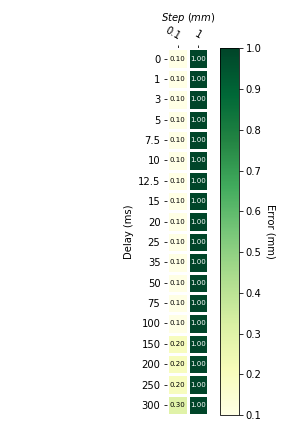

Write Python code to recreate this figure.
import numpy as np
import matplotlib
import matplotlib.pyplot as plt
# sphinx_gallery_thumbnail_number = 2

def heatmap(data, row_labels, col_labels, ax=None,
            cbar_kw={}, cbarlabel="", **kwargs):
    """
    Create a heatmap from a numpy array and two lists of labels.

    Parameters
    ----------
    data
        A 2D numpy array of shape (N, M).
    row_labels
        A list or array of length N with the labels for the rows.
    col_labels
        A list or array of length M with the labels for the columns.
    ax
        A `matplotlib.axes.Axes` instance to which the heatmap is plotted.  If
        not provided, use current axes or create a new one.  Optional.
    cbar_kw
        A dictionary with arguments to `matplotlib.Figure.colorbar`.  Optional.
    cbarlabel
        The label for the colorbar.  Optional.
    **kwargs
        All other arguments are forwarded to `imshow`.
    """

    if not ax:
        ax = plt.gca()

    # Plot the heatmap
    im = ax.imshow(data, **kwargs)

    # Create colorbar
    cbar = ax.figure.colorbar(im, ax=ax, **cbar_kw)
    cbar.ax.set_ylabel(cbarlabel, rotation=-90, va="bottom")

    # We want to show all ticks...
    ax.set_xticks(np.arange(data.shape[1]))
    ax.set_yticks(np.arange(data.shape[0]))
    # ... and label them with the respective list entries.
    ax.set_xticklabels(col_labels)
    ax.set_yticklabels(row_labels)
    # ax.xaxis.set_ticklabel_position('t')
    ax.xaxis.set_label_position('top')


    # Let the horizontal axes labeling appear on top.
    ax.tick_params(top=True, bottom=False,
                   labeltop=True, labelbottom=False)

    ax.set_ylabel("Delay (ms)", fontsize=10,ha='center')

  #ax.set_xlabel(r'$Acceleration \ (^\circ/s^2 )$', fontsize=10,ha='center')
     
    ax.set_xlabel(r'$Step \ (mm)$', fontsize=10,ha='center')
    # Rotate the tick labels and set their alignment.
    plt.setp(ax.get_xticklabels(), rotation=-30, ha="right",
             rotation_mode="anchor")

    # Turn spines off and create white grid.
    for edge, spine in ax.spines.items():
        spine.set_visible(False)

    ax.set_xticks(np.arange(data.shape[1]+1)-.5, minor=True)
    ax.set_yticks(np.arange(data.shape[0]+1)-.5, minor=True)
    ax.grid(which="minor", color="w", linestyle='-', linewidth=3)
    ax.tick_params(which="minor", bottom=False, left=False)

    return im, cbar


def annotate_heatmap(im, data=None, valfmt="{x:.2f}",
                     textcolors=["black", "white"],
                     threshold=None, **textkw):
    """
    A function to annotate a heatmap.

    Parameters
    ----------
    im
        The AxesImage to be labeled.
    data
        Data used to annotate.  If None, the image's data is used.  Optional.
    valfmt
        The format of the annotations inside the heatmap.  This should either
        use the string format method, e.g. "$ {x:.2f}", or be a
        `matplotlib.ticker.Formatter`.  Optional.
    textcolors
        A list or array of two color specifications.  The first is used for
        values below a threshold, the second for those above.  Optional.
    threshold
        Value in data units according to which the colors from textcolors are
        applied.  If None (the default) uses the middle of the colormap as
        separation.  Optional.
    **kwargs
        All other arguments are forwarded to each call to `text` used to create
        the text labels.
    """

    if not isinstance(data, (list, np.ndarray)):
        data = im.get_array()

    # Normalize the threshold to the images color range.
    if threshold is not None:
        threshold = im.norm(threshold)
    else:
        threshold = im.norm(data.max())/2.

    # Set default alignment to center, but allow it to be
    # overwritten by textkw.
    kw = dict(horizontalalignment="center",
              verticalalignment="center")
    kw.update(textkw)

    # Get the formatter in case a string is supplied
    if isinstance(valfmt, str):
        valfmt = matplotlib.ticker.StrMethodFormatter(valfmt)

    # Loop over the data and create a `Text` for each "pixel".
    # Change the text's color depending on the data.
    texts = []
    for i in range(data.shape[0]):
        for j in range(data.shape[1]):
            kw.update(color=textcolors[int(im.norm(data[i, j]) > threshold)])
            text = im.axes.text(j, i, valfmt(data[i, j], None), **kw)
            texts.append(text)

    return texts

########################

# vegetables = ["cucumber", "tomato", "lettuce", "asparagus",
#               "potato", "wheat", "barley"]

# farmers = ["Farmer Joe", "Upland Bros.", "Smith Gardening",
#            "Agrifun", "Organiculture", "BioGoods Ltd.", "Cornylee Corp."]

# harvest = np.array([[0.8, 2.4, 2.5, 3.9, 0.0, 4.0, 0.0],
#                     [2.4, 0.0, 4.0, 1.0, 2.7, 0.0, 0.0],
#                     [1.1, 2.4, 0.8, 4.3, 1.9, 4.4, 0.0],
#                     [0.6, 0.0, 0.3, 0.0, 3.1, 0.0, 0.0],
#                     [0.7, 1.7, 0.6, 2.6, 2.2, 6.2, 0.0],
#                     [1.3, 1.2, 0.0, 0.0, 0.0, 3.2, 5.1],
#                     [0.1, 2.0, 0.0, 1.4, 0.0, 1.9, 6.3]])


#vegetables = ["0","5","10","15","25","50","100","150","200","250","300","350","400","450","500"]
#farmers = ["1","5","10","20","30"]

#harvest = np.array([[0.00,0.00,0.00,0.00,0.00],
#                    [0.00,0.00,0.00,0.00,0.00],
#                    [0.00,0.01,0.00,0.00,0.00],
#                    [0.00,0.01,0.00,0.00,0.00],
#                    [0.01,0.01,0.01,0.01,0.01],
#                    [0.01,0.01,0.01,0.01,0.01],
#                    [0.01,0.01,0.02,0.02,0.02],
#                    [0.01,0.02,0.02,0.03,0.03],
#                    [0.01,0.02,0.02,0.04,0.04],
#                    [0.02,0.03,0.04,0.05,0.05],
#                    [0.02,0.03,0.04,0.05,0.06],
#                    [0.02,0.04,0.05,0.06,0.07],
#                    [0.02,0.04,0.06,0.07,0.08],
#                    [0.03,0.05,0.06,0.08,0.09],
#                    [0.03,0.05,0.07,0.09,0.10]])


vegetables = ["0","1","3","5","7.5","10","12.5","15","20","25","35","50","75","100","150","200","250","300"]
farmers = ["0.1","1"]

#Acc30 Step 0,1;1
#harvest = np.array([[0.0,0.0],
#                    [0.0,0.0],
#                    [0.0,0.0],
#                    [0.0,0.0],
#                    [0.0,0.0],
#                    [0.0,0.0],
#                    [0.0,0.0],
#                    [0.1,1.0],
#                    [0.1,1.0],
#                    [0.1,1.0],
#                    [0.1,1.0],
#                    [0.1,1.0],
#                    [0.1,1.0],
#                    [0.1,1.0],
#                    [0.1,1.0],
#                    [0.2,1.0],
#                    [0.2,1.0],
#                    [0.3,1.0]])

#Acc80 Step 0,1;1
#harvest = np.array([[0.0,0.0],
#                    [0.0,0.0],
#                    [0.0,0.0],
#                    [0.1,0.0],
#                    [0.1,1.0],
#                    [0.1,1.0],
#                    [0.1,1.0],
#                    [0.1,1.0],
#                    [0.1,1.0],
#                    [0.1,1.0],
#                    [0.1,1.0],
#                    [0.1,1.0],
#                    [0.1,1.0],
#                    [0.1,1.0],
#                    [0.2,1.0],
#                    [0.2,1.0],
#                    [0.3,1.0],
#                    [0.3,1.0]])

#Acc130 Step 0,1;1
harvest = np.array([[0.1,1.0],
                    [0.1,1.0],
                    [0.1,1.0],
                    [0.1,1.0],
                    [0.1,1.0],
                    [0.1,1.0],
                    [0.1,1.0],
                    [0.1,1.0],
                    [0.1,1.0],
                    [0.1,1.0],
                    [0.1,1.0],
                    [0.1,1.0],
                    [0.1,1.0],
                    [0.1,1.0],
                    [0.2,1.0],
                    [0.2,1.0],
                    [0.2,1.0],
                    [0.3,1.0]])


# fig, ax = plt.subplots()
# im = ax.imshow(harvest)

# # We want to show all ticks...
# ax.set_xticks(np.arange(len(farmers)))
# ax.set_yticks(np.arange(len(vegetables)))
# # ... and label them with the respective list entries
# ax.set_xticklabels(farmers)
# ax.set_yticklabels(vegetables)

# # Rotate the tick labels and set their alignment.
# plt.setp(ax.get_xticklabels(), rotation=45, ha="right",
#          rotation_mode="anchor")

# # Loop over data dimensions and create text annotations.
# for i in range(len(vegetables)):
#     for j in range(len(farmers)):
#         text = ax.text(j, i, harvest[i, j],
#                        ha="center", va="center", color="w")

# ax.set_title("Harvest of local farmers (in tons/year)")
# fig.tight_layout()
# plt.show()

# fig, ax = plt.subplots()
fig = plt.figure(figsize=(4,6))
ax = fig.add_subplot(111)


im, cbar = heatmap(harvest, vegetables, farmers, ax=ax,
                   cmap="YlGn", cbarlabel="Error (mm)")
texts = annotate_heatmap(im, valfmt="{x:.2f}",size=7)

fig.tight_layout()
# plt.show()
plt.savefig("heat.png")
plt.savefig("heat.eps")